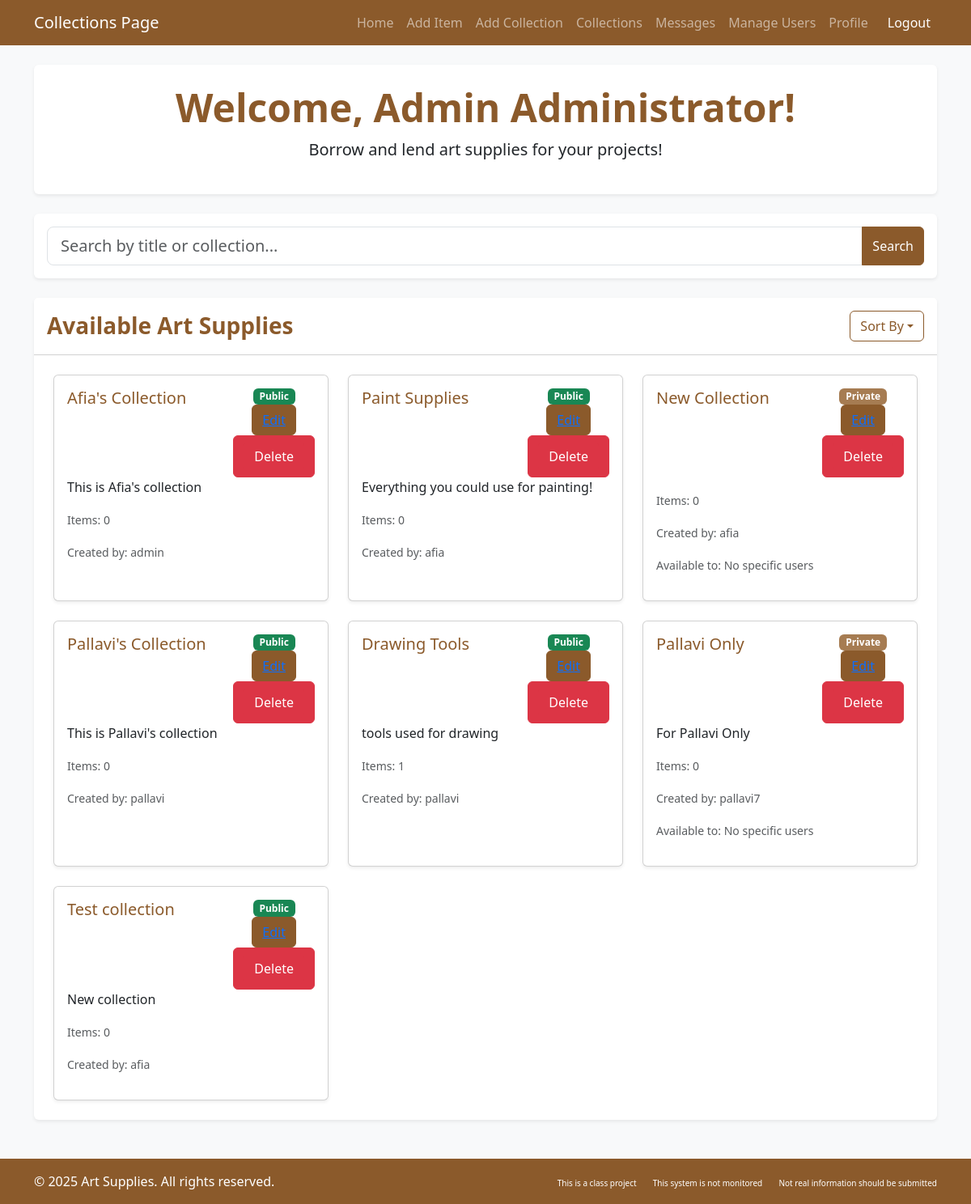
Screenshot of /artlibrary/collections/ (signed in) with the database file from the repository.
### artlibrary/models.py (models this page shows, shortened)
class CustomUser(AbstractUser):
    profile_pic = models.ImageField(
        storage=S3Boto3Storage(),
        upload_to='profile_pics/',
        null=True,
        blank=True
    )
    date_joined = models.DateTimeField(auto_now_add=True)
    roles = (('patron', 'Patron'), ('librarian', 'Librarian'), ('anonymous', 'Anonymous'))
    user_role = models.CharField(max_length=12, choices=roles, default='patron')
    email = models.EmailField(blank=True, max_length=254, verbose_name='email address')

class Collection(models.Model):
    title = models.CharField(max_length=255)
    description = models.TextField(blank=True, null=True)
    num_items = models.PositiveIntegerField(default=0)
    is_public = models.BooleanField(default=True)
    users = models.ManyToManyField(CustomUser, blank=True, related_name='collections')
    added_by = models.ForeignKey(CustomUser, on_delete=models.CASCADE, related_name='created_collections', default=2)
    art_supplies = models.ManyToManyField('ArtSupply', blank=True, related_name='collections_in')
    def update_num_items(self):
        self.num_items = self.art_supplies.count()
        self.save()

### artlibrary/views.py (the view, shortened to what this page needs)
# urls.py: path('collections/', views.collections, name='collections'),
def collections(request):
    user_role = getattr(request.user, 'user_role', None)
    if user_role == "anonymous_user":
        viewable_collections = Collection.objects.filter(is_public=True)
    else:
        viewable_collections = Collection.objects.all()
    add_item_form = AddArtSupplyForm()
    add_collection_form = AddCollectionForm(user=request.user)
    for collection in Collection.objects.all():
        collection.update_num_items()
    context = {
        'add_collection_form': add_collection_form,
        'viewable_collections': viewable_collections,
        'add_item_form': add_item_form,
    }
    return render(request, 'artlibrary/collections.html', context)

### artlibrary/forms.py
class AddCollectionForm(forms.ModelForm):
    class Meta:
        model = Collection
        fields = ['title', 'description', 'is_public', 'users']
        widgets = {
            'title': forms.TextInput(attrs={'class': 'form-control'}),
            'description': forms.Textarea(attrs={'class': 'form-control', 'rows': 3}),
            'is_public': forms.CheckboxInput(attrs={'class': 'form-check-input', 'id': 'is_public_checkbox'}),
            'users': forms.SelectMultiple(attrs={'class': 'form-control', 'style': 'display:none;'}),
        }
    def __init__(self, *args, user=None, **kwargs):
        super().__init__(*args, **kwargs)
        if user and user.user_role == 'patron':
            self.fields['is_public'].widget = forms.HiddenInput()
            self.fields['users'].widget = forms.HiddenInput()
            del self.fields['is_public']
            del self.fields['users']
        else:
            self.fields['users'] = forms.ModelMultipleChoiceField(
                queryset=CustomUser.objects.all(),
                required=False,
                widget=forms.SelectMultiple(attrs={'class': 'form-control'})
            )

class AddArtSupplyForm(forms.ModelForm):
    class Meta:
        model = ArtSupply
        fields = ['name', 'image', 'quantity', 'pickup_location','description','use_policy','item_type']
        widgets = {
            'name': forms.TextInput(attrs={'class': 'form-control'}),
            'quantity': forms.NumberInput(attrs={'class': 'form-control'}),
            'pickup_location': forms.TextInput(attrs={'class': 'form-control'}),
            'image': forms.ClearableFileInput(attrs={'class': 'form-control'}),
            'description': forms.TextInput(attrs={'class': 'form-control'}),
            'use_policy':forms.TextInput(attrs={'class':'form-control'}),
            'item_type':forms.Select(attrs={'class':'form-control'}),
        }

### artlibrary/templates/artlibrary/collections.html (shortened to what this page needs)
{% load django_bootstrap5 %}
<!DOCTYPE html>
<html lang="en">
<head>
    {% bootstrap_css %}
</head>
<body class="bg-light">
    <nav class="navbar navbar-expand-lg navbar-dark bg-brown">
        <div class="container">
            <a class="navbar-brand" href="#">Collections Page</a>
            <div class="collapse navbar-collapse" id="navbarNav">
                <ul class="navbar-nav ms-auto">
                    <li class="nav-item"><a class="nav-link" href="{% url 'redirect-login' %}">Home</a></li>
                    {% if request.user.user_role == "librarian" %}
                    <li class="nav-item"><a class="nav-link" href="{% url 'add_item' %}" data-bs-toggle="modal" data-bs-target="#addItemModal">Add Item</a></li>
                    {% endif %}
                    {% if request.user.user_role != "anonymous_user" %}
                    <li class="nav-item"><a class="nav-link" href="#" data-bs-toggle="modal" data-bs-target="#addCollectionModal">Add Collection</a></li>
                    {% endif %}
                    <li class="nav-item"><a class="nav-link" href="{% url 'collections' %}">Collections</a></li>
                    <li class="nav-item"><a class="nav-link" href="#">Messages</a></li>
                    {% if request.user.user_role == "librarian" %}
                    <li class="nav-item"><a class="nav-link" href="#">Manage Users</a></li>
                    {% endif %}
                    {% if request.user.user_role != "anonymous_user" %}
                    <li class="nav-item"><a class="nav-link" href="{% url 'profile' %}">Profile</a></li>
                    {% endif %}
                    <li class="nav-item">
                        <a class="nav-link btn btn-danger btn-sm text-white ms-2" href="{% url 'logout' %}">Logout</a>
                    </li>
                </ul>
            </div>
        </div>
    </nav>
    <div class="container main-content py-4">
        <div class="card border-0 shadow-sm mb-4">
            <div class="card-body text-center py-4">
                <h1 class="display-5 fw-bold text-brown">Welcome, {{ request.user.get_full_name|default:request.user.username }}!</h1>
                <p class="lead">Borrow and lend art supplies for your projects!</p>
            </div>
        </div>
<div class="card border-0 shadow-sm mb-4">
    <div class="card-body p-3">
        <form method="get" action="">
            <div class="input-group">
                <input type="text" name="query" class="form-control form-control-lg" placeholder="Search by title or collection..." value="{{ query }}">
                <button type="submit" class="btn btn-brown">Search</button>
            </div>
        </form>
    </div>
</div>
<div class="card border-0 shadow-sm mb-4">
    <div class="card-header bg-white d-flex justify-content-between align-items-center py-3">
        <h3 class="card-title text-brown fw-bold mb-0">
            {% if query %}
            Search Results for "{{ query }}"
            {% else %}
            Available Art Supplies
            {% endif %}
        </h3>
        <div class="dropdown">
            <button class="btn btn-outline-brown dropdown-toggle" type="button" data-bs-toggle="dropdown">Sort By</button>
        </div>
    </div>
    <div class="card-body p-4">
        <div class="row g-4">
            {% for collection in viewable_collections %}
            <div class="col-md-4 col-sm-6">
                <div class="card h-100 shadow-sm">
                    <div class="card-body">
                        <div class="d-flex justify-content-between align-items-start">
                            <h5 class="card-title text-brown">{{ collection.title }}</h5>
                            <div class="d-flex flex-column justify-content-between align-items-center">
                            {% if collection.is_public %}
                            <span class="badge bg-success">Public</span>
                            {% else %}
                            <span class="badge bg-secondary">Private</span>
                            {% endif %}
                            {% if collection.added_by.id == request.user.id or request.user.user_role == "librarian" %}
                            <button type="submit" class="btn btn-brown"><a href="{% url 'edit_collection' collection.id%}">Edit</a></button>
                            <button type="submit" class="btn btn-danger"><a href="{% url 'delete_collection' collection.id %}" class="btn btn-danger">Delete</a></button>
                            {% endif %}
                            </div>
                        </div>
                        <p class="card-text">{{ collection.description}}</p>
                        {% if collection.is_public or request.user.user_role == "librarian"%}
                        <p class="card-text"><small class="text-muted">Items: {{ collection.num_items }}</small></p>
                        <p class="card-text"><small class="text-muted">Created by: {{ collection.added_by }}</small></p>
                            {% if not collection.is_public %}
                            <p class="card-text"><small class="text-muted">Available to:
                                {% for user in collection.users.all %}
                                    {{ user.get_full_name }}{% if not forloop.last %}, {% endif %}
                                {% empty %}
                                    No specific users
                                {% endfor %}
                            </small></p>
                            {% endif %}
                        {% endif %}
                    </div>
                </div>
            </div>
            {% empty %}
            <div class="col-12">
                <div class="alert alert-info">No Collections Available</div>
            </div>
            {% endfor %}
        </div>
    </div>
</div>
</div>
</body>
<footer class="py-3 bg-dark text-white mt-auto bg-brown">
    <div class="container">
        <div class="row">
            <div class="col-md-6">
                <p class="mb-0">&copy; 2025 Art Supplies. All rights reserved.</p>
            </div>
            <div class="col-md-6 text-md-end">
                <a href="#" class="text-white text-decoration-none me-3" style="font-size: 10px;">This is a class project</a>
                <a href="#" class="text-white text-decoration-none me-3" style="font-size: 10px;">This system is not monitored</a>
                <a href="#" class="text-white text-decoration-none" style="font-size: 10px;">Not real information should be submitted</a>
            </div>
        </div>
    </div>
</footer>
</body>
</html>

### artlibrary/templates/artlibrary/collections.html (style rules this page uses)
:root { --bs-primary: #8B5A2B; --bs-primary-rgb: 139, 90, 43; --bs-secondary: #A67C52; --bs-secondary-rgb: 166, 124, 82; --bs-dark: #5D4037; }
body { min-height: 100vh; display: flex; flex-direction: column; }
.main-content { flex: 1; }
.bg-brown { background-color: #8B5A2B !important; }
.text-brown { color: #8B5A2B !important; }
.btn-brown { background-color: #8B5A2B; border-color: #8B5A2B; color: white; }
.btn-outline-brown { border-color: #8B5A2B; color: #8B5A2B; }

### rows the page displays
CustomUser: user.get_full_name "Admin Administrator"
Collection: title "Afia's Collection", is_public "Public", shows "Delete", description "This is Afia's collection", num_items "0", added_by "admin"
Collection: title "Paint Supplies", is_public "Public", shows "Delete", description "Everything you could use for painting!", num_items "0", added_by "afia"
Collection: title "New Collection", is_public "Private", shows "Delete", num_items "0", added_by "afia", shows "Available to:"
Collection: title "Pallavi's Collection", is_public "Public", shows "Delete", description "This is Pallavi's collection", num_items "0", added_by "pallavi"
Collection: title "Drawing Tools", is_public "Public", shows "Delete", description "tools used for drawing", num_items "1", added_by "pallavi"
Collection: title "Pallavi Only", is_public "Private", shows "Delete", description "For Pallavi Only", num_items "0", added_by "pallavi7", shows "Available to:"
Collection: title "Test collection", is_public "Public", shows "Delete", description "New collection", num_items "0", added_by "afia"
